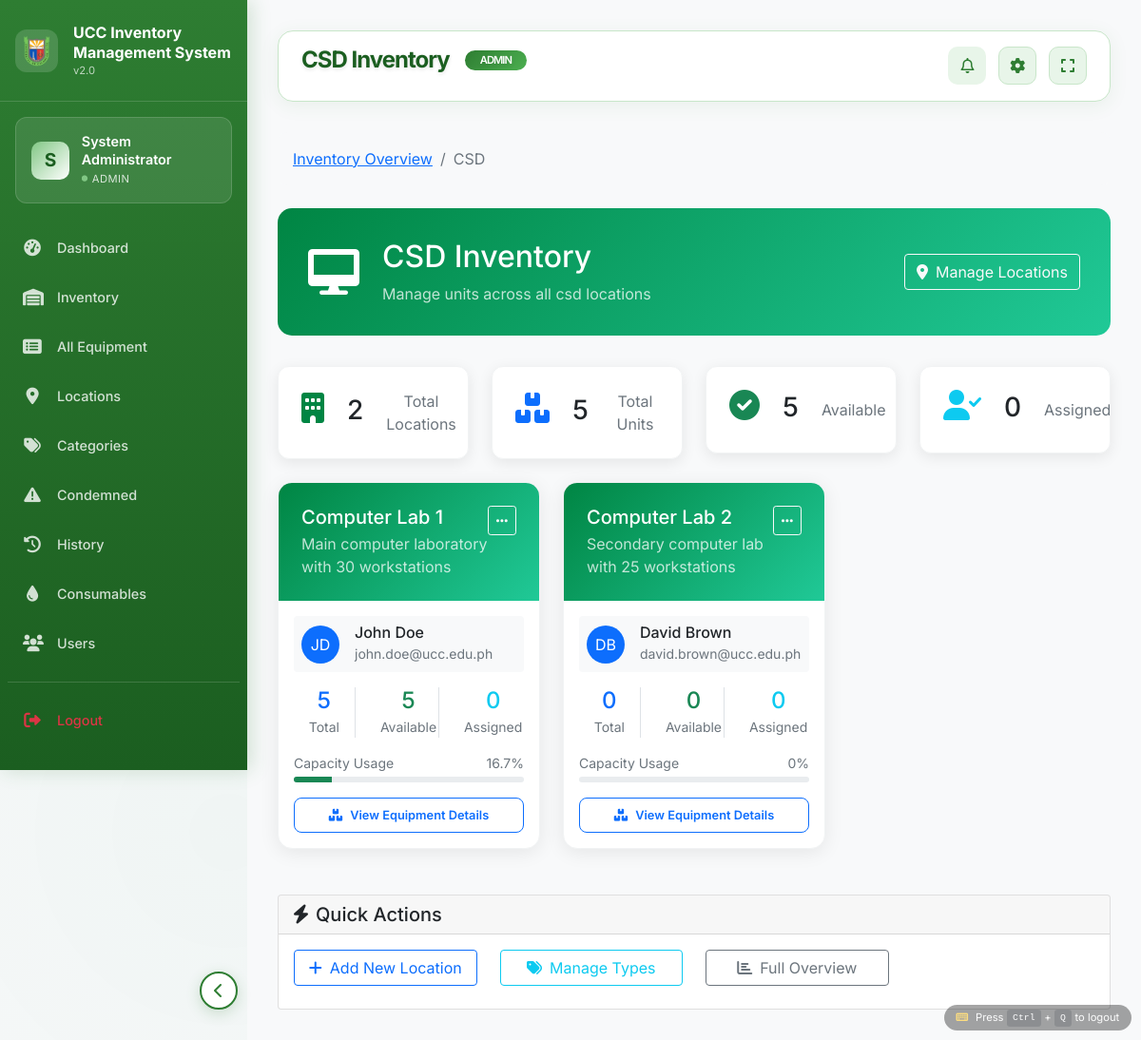
Screenshot of /admin/inventory_by_type.php?type=3rd Floor (signed in) with the database file from the repository.
### tables this page shows
CREATE TABLE `location_types` (
  `id` int(11) NOT NULL,
  `type_code` varchar(50) NOT NULL,
  `type_name` varchar(100) NOT NULL,
  `description` text DEFAULT NULL,
  `icon_class` varchar(50) DEFAULT 'fa-building',
  `color_primary` varchar(7) DEFAULT '#008543',
  `color_secondary` varchar(7) DEFAULT '#20c997',
  `equipment_label` varchar(50) DEFAULT 'Equipment',
  `manager_title` varchar(50) DEFAULT 'Manager',
  `is_active` tinyint(1) DEFAULT 1,
  `created_at` timestamp NOT NULL DEFAULT current_timestamp(),
  `updated_at` timestamp NOT NULL DEFAULT current_timestamp() ON UPDATE current_timestamp()
);

CREATE TABLE `locations` (
  `id` int(11) NOT NULL,
  `location_name` varchar(100) NOT NULL,
  `location_type_id` int(11) DEFAULT NULL,
  `location_type` varchar(50) DEFAULT NULL,
  `description` text DEFAULT NULL,
  `capacity` int(11) DEFAULT 0,
  `facilitator_id` int(11) DEFAULT NULL,
  `created_at` timestamp NOT NULL DEFAULT current_timestamp(),
  `updated_at` timestamp NOT NULL DEFAULT current_timestamp() ON UPDATE current_timestamp()
);

CREATE TABLE `users` (
  `id` int(11) NOT NULL,
  `username` varchar(50) NOT NULL,
  `password` varchar(255) NOT NULL,
  `full_name` varchar(100) NOT NULL,
  `email` varchar(100) NOT NULL,
  `role` enum('admin','user') DEFAULT 'user',
  `created_at` timestamp NOT NULL DEFAULT current_timestamp(),
  `updated_at` timestamp NOT NULL DEFAULT current_timestamp() ON UPDATE current_timestamp()
);

### admin/inventory_by_type.php (the view, shortened to what the rows shown need)
<?php
$database = new Database();
$db = $database->getConnection();
$location_type = $_GET['type'] ?? 'computer_lab';
$type_query = "SELECT * FROM location_types WHERE type_code = ?";
$type_stmt = $db->prepare($type_query);
$type_stmt->execute([$location_type]);
$type_info = $type_stmt->fetch(PDO::FETCH_ASSOC);
$query = "SELECT l.*,
          COUNT(ci.id) as equipment_count,
          SUM(CASE WHEN ci.status = 'available' THEN 1 ELSE 0 END) as available_count,
          SUM(CASE WHEN ci.status = 'assigned' THEN 1 ELSE 0 END) as assigned_count,
          f.full_name as facilitator_name, f.email as facilitator_email
          FROM locations l
          LEFT JOIN computer_inventory ci ON l.id = ci.location_id
          LEFT JOIN users f ON l.facilitator_id = f.id
          WHERE l.location_type = ? OR l.location_type_id = (SELECT id FROM location_types WHERE type_code = ? LIMIT 1)
          GROUP BY l.id
          ORDER BY l.location_name";
$stmt = $db->prepare($query);
$stmt->execute([$location_type, $location_type]);
$locations = $stmt->fetchAll(PDO::FETCH_ASSOC);
$page_title = $type_info['type_name'] . " Inventory";
include '../includes/header.php';
?>
<div class="breadcrumb-nav">
    <nav aria-label="breadcrumb">
        <ol class="breadcrumb mb-0">
            <li class="breadcrumb-item"><a href="inventory_monitor.php">Inventory Overview</a></li>
            <li class="breadcrumb-item active" aria-current="page"><?php echo htmlspecialchars($type_info['type_name']); ?></li>
        </ol>
    </nav>
</div>
<div class="location-type-header">
    <div class="row align-items-center">
        <div class="col-md-8">
            <div class="d-flex align-items-center">
                <div>
                    <h2 class="mb-2"><?php echo htmlspecialchars($type_info['type_name']); ?> Inventory</h2>
                    <p class="mb-0 opacity-75">Manage <?php echo strtolower($type_info['equipment_label']); ?> across all <?php echo strtolower($type_info['type_name']); ?> locations</p>
                </div>
            </div>
        </div>
    </div>
</div>
<?php if (empty($locations)): ?>
<div class="alert alert-info">
    <div class="d-flex align-items-center">
        <i class="fas fa-info-circle fa-2x me-3"></i>
        <div>
            <h5 class="mb-1">No <?php echo htmlspecialchars($type_info['type_name']); ?> Locations Found</h5>
            <p class="mb-0">There are currently no locations of this type in the system. <a href="locations.php">Add a new location</a> to get started.</p>
        </div>
    </div>
</div>
<?php else: ?>
<div class="row mb-4">
    <div class="col-md-3">
        <div class="stat-card text-center">
            <div class="mb-2">
                <i class="fas fa-building fa-2x" style="color: <?php echo $type_info['color_primary']; ?>;"></i>
            </div>
            <h3 class="mb-1"><?php echo count($locations); ?></h3>
            <p class="text-muted mb-0">Total Locations</p>
        </div>
    </div>
    <div class="col-md-3">
        <div class="stat-card text-center">
            <div class="mb-2">
                <i class="fas fa-boxes fa-2x text-primary"></i>
            </div>
            <h3 class="mb-1"><?php echo array_sum(array_column($locations, 'equipment_count')); ?></h3>
            <p class="text-muted mb-0">Total <?php echo $type_info['equipment_label']; ?></p>
        </div>
    </div>
    <div class="col-md-3">
        <div class="stat-card text-center">
            <div class="mb-2">
                <i class="fas fa-check-circle fa-2x text-success"></i>
            </div>
            <h3 class="mb-1"><?php echo array_sum(array_column($locations, 'available_count')); ?></h3>
            <p class="text-muted mb-0">Available</p>
        </div>
    </div>
    <div class="col-md-3">
        <div class="stat-card text-center">
            <div class="mb-2">
                <i class="fas fa-user-check fa-2x text-info"></i>
            </div>
            <h3 class="mb-1"><?php echo array_sum(array_column($locations, 'assigned_count')); ?></h3>
            <p class="text-muted mb-0">Assigned</p>
        </div>
    </div>
</div>
<div class="row">
    <?php foreach ($locations as $location): ?>
    <div class="col-xl-4 col-lg-6 mb-4">
        <div class="location-card">
            <div class="location-header">
                <div class="d-flex justify-content-between align-items-start">
                    <div>
                        <h5 class="mb-1"><?php echo htmlspecialchars($location['location_name']); ?></h5>
                        <p class="mb-0 opacity-75"><?php echo htmlspecialchars($location['description'] ?? 'No description'); ?></p>
                    </div>
                    <div class="dropdown">
                        <button class="btn btn-sm btn-outline-light" type="button" data-bs-toggle="dropdown">
                            <i class="fas fa-ellipsis-h"></i>
                        </button>
                    </div>
                </div>
            </div>
            <div class="p-3">
                <?php if ($location['facilitator_name']): ?>
                <div class="d-flex align-items-center mb-3 p-2 bg-light rounded">
                    <div class="me-3">
                        <div class="rounded-circle bg-primary text-white d-flex align-items-center justify-content-center" style="width: 40px; height: 40px;">
                            <?php
                            $initials = '';
                            $name_parts = explode(' ', $location['facilitator_name']);
                            foreach ($name_parts as $part) {
                                $initials .= strtoupper(substr($part, 0, 1));
                            }
                            echo htmlspecialchars(substr($initials, 0, 2));
                            ?>
                        </div>
                    </div>
                    <div class="flex-grow-1">
                        <h6 class="mb-0"><?php echo htmlspecialchars($location['facilitator_name']); ?></h6>
                        <small class="text-muted"><?php echo htmlspecialchars($location['facilitator_email']); ?></small>
                    </div>
                </div>
                <?php endif; ?>
                <div class="row text-center">
                    <div class="col-4">
                        <div class="border-end">
                            <h4 class="mb-0 text-primary"><?php echo $location['equipment_count']; ?></h4>
                            <small class="text-muted">Total</small>
                        </div>
                    </div>
                    <div class="col-4">
                        <div class="border-end">
                            <h4 class="mb-0 text-success"><?php echo $location['available_count']; ?></h4>
                            <small class="text-muted">Available</small>
                        </div>
                    </div>
                    <div class="col-4">
                        <h4 class="mb-0 text-info"><?php echo $location['assigned_count']; ?></h4>
                        <small class="text-muted">Assigned</small>
                    </div>
                </div>
                <?php if ($location['capacity'] > 0): ?>
                <div class="mt-3">
                    <div class="d-flex justify-content-between align-items-center mb-1">
                        <small class="text-muted">Capacity Usage</small>
                        <small class="text-muted">
                            <?php
                            $usage_percent = ($location['equipment_count'] / $location['capacity']) * 100;
                            echo round($usage_percent, 1);
                            ?>%
                        </small>
                    </div>
                    <div class="progress" style="height: 6px;">
                        <?php
                        $progress_class = $usage_percent > 80 ? 'bg-danger' : ($usage_percent > 60 ? 'bg-warning' : 'bg-success');
                        ?>
                        <div class="progress-bar <?php echo $progress_class; ?>"
                             style="width: <?php echo min($usage_percent, 100); ?>%"></div>
                    </div>
                </div>
                <?php endif; ?>
                <div class="mt-3 d-grid gap-2">
                    <?php if ($location_type == 'computer_lab'): ?>
                    <a href="computers.php?location_id=<?php echo $location['id']; ?>" class="btn btn-outline-primary btn-sm">
                        <i class="fas fa-desktop me-2"></i>View Equipment Details
                    </a>
                    <?php else: ?>
                    <a href="inventory.php?location_id=<?php echo $location['id']; ?>" class="btn btn-outline-primary btn-sm">
                        <i class="fas fa-boxes me-2"></i>View Equipment Details
                    </a>
                    <?php endif; ?>
                </div>
            </div>
        </div>
    </div>
    <?php endforeach; ?>
</div>
<?php endif; ?>
<?php include '../includes/footer.php'; ?>

### includes/header.php (shortened to what the rows shown need)
<!DOCTYPE html>
<html lang="en">
<head>
    <link href="https://cdn.jsdelivr.net/npm/bootstrap@5.1.3/dist/css/bootstrap.min.css" rel="stylesheet">
    <link href="https://cdnjs.cloudflare.com/ajax/libs/font-awesome/6.0.0/css/all.min.css" rel="stylesheet">
    <link href="https://cdn.datatables.net/1.11.5/css/dataTables.bootstrap5.min.css" rel="stylesheet">
    <?php if ($_SESSION['role'] == 'admin'): ?>
        <link href="../css/admin.css" rel="stylesheet">
    <?php else: ?>
        <link href="../css/user.css" rel="stylesheet">
    <?php endif; ?>
</head>
<body>
    <main class="admin-main-content" id="mainContent">
        <div class="top-bar">
            <div class="page-title">
                <h1><?php echo isset($page_title) ? $page_title : 'Dashboard'; ?></h1>
                <?php if (isset($page_title)): ?>
                    <span class="badge"><?php echo ucfirst($_SESSION['role']); ?></span>
                <?php endif; ?>
            </div>
        </div>
        <div class="content-area">

### rows the page displays
location_types: type_name "CSD Inventory", type_name "CSD", equipment_label "units", type_name "csd", equipment_label "Units"
locations: location_name "Computer Lab 1", description "Main computer laboratory with 30 workstations", initials "JD", facilitator.full_name "John Doe", facilitator.email "john.doe@ucc.edu.ph", equipment_count "5", available_count "5", assigned_count "0", usage_percent "16.7", min($usage_percent, 100) 16.666666666667 (drawn)
locations: location_name "Computer Lab 2", description "Secondary computer lab with 25 workstations", initials "DB", facilitator.full_name "David Brown", facilitator.email "david.brown@ucc.edu.ph", equipment_count "0", available_count "0", assigned_count "0", usage_percent "0"

### other values shown
substr($_SESSION['full_name'], 0, 1) "S"
$_SESSION['full_name'] "System Administrator"
$_SESSION['role'] "ADMIN"
count($locations) "2"
array_sum(array_column($locations, 'equipment_count')) "5"
array_sum(array_column($locations, 'available_count')) "5"
array_sum(array_column($locations, 'assigned_count')) "0"
